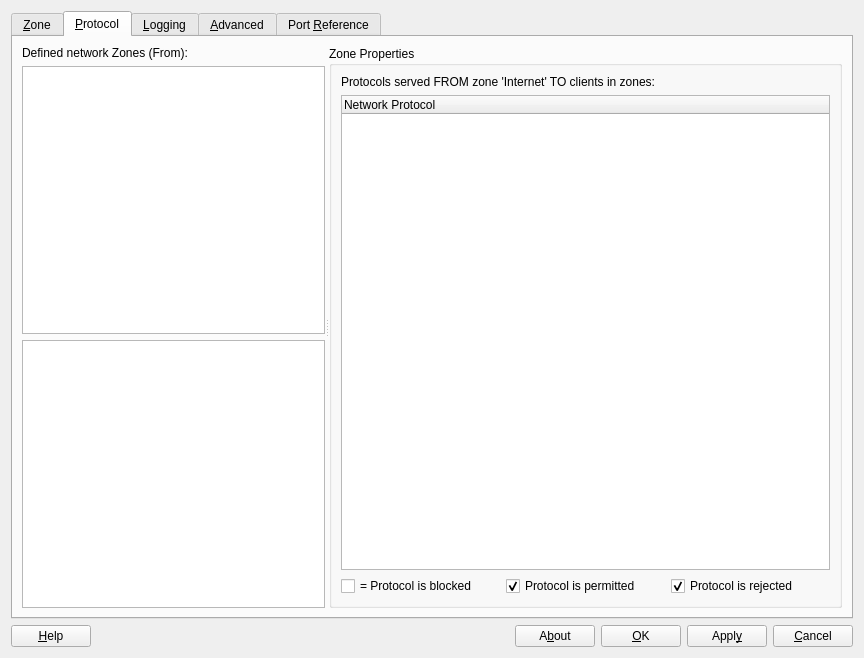
<?xml version="1.0" encoding="UTF-8"?>
<ui version="4.0">
 <class>GuardPuppyDialog</class>
 <widget class="QDialog" name="GuardPuppyDialog">
  <property name="geometry">
   <rect>
    <x>0</x>
    <y>0</y>
    <width>864</width>
    <height>658</height>
   </rect>
  </property>
  <property name="windowTitle">
   <string>Firewall Configuration - guardPuppy</string>
  </property>
  <layout class="QVBoxLayout" name="verticalLayout">
   <item>
    <widget class="QTabWidget" name="tabWidget">
     <property name="currentIndex">
      <number>1</number>
     </property>
     <widget class="QWidget" name="Zone">
      <attribute name="title">
       <string>&amp;Zone</string>
      </attribute>
      <layout class="QHBoxLayout" name="horizontalLayout_10">
       <item>
        <layout class="QVBoxLayout" name="verticalLayout_4">
         <item>
          <layout class="QHBoxLayout" name="horizontalLayout_9">
           <item>
            <widget class="QPushButton" name="pushButton_8">
             <property name="text">
              <string>Icon Holder</string>
             </property>
             <property name="autoDefault">
              <bool>false</bool>
             </property>
            </widget>
           </item>
           <item>
            <spacer name="horizontalSpacer_3">
             <property name="orientation">
              <enum>Qt::Horizontal</enum>
             </property>
             <property name="sizeHint" stdset="0">
              <size>
               <width>40</width>
               <height>20</height>
              </size>
             </property>
            </spacer>
           </item>
          </layout>
         </item>
         <item>
          <widget class="QLabel" name="label_6">
           <property name="text">
            <string>Defined Network Zones (From):</string>
           </property>
          </widget>
         </item>
         <item>
          <widget class="QScrollArea" name="scrollArea">
           <property name="widgetResizable">
            <bool>true</bool>
           </property>
           <widget class="QWidget" name="scrollAreaWidgetContents">
            <property name="geometry">
             <rect>
              <x>0</x>
              <y>0</y>
              <width>294</width>
              <height>467</height>
             </rect>
            </property>
            <layout class="QVBoxLayout" name="verticalLayout_5">
             <item>
              <widget class="QListWidget" name="zoneListWidget"/>
             </item>
            </layout>
           </widget>
          </widget>
         </item>
         <item>
          <widget class="QPushButton" name="newZonePushButton">
           <property name="text">
            <string>&amp;New Zone</string>
           </property>
          </widget>
         </item>
         <item>
          <widget class="QPushButton" name="deleteZonePushButton">
           <property name="text">
            <string>&amp;Delete Zone</string>
           </property>
          </widget>
         </item>
        </layout>
       </item>
       <item>
        <widget class="QGroupBox" name="groupBox">
         <property name="title">
          <string>Zone Properties</string>
         </property>
         <layout class="QVBoxLayout" name="verticalLayout_3">
          <item>
           <layout class="QHBoxLayout" name="horizontalLayout_8">
            <item>
             <layout class="QVBoxLayout" name="verticalLayout_2">
              <item>
               <layout class="QHBoxLayout" name="horizontalLayout_3">
                <item>
                 <widget class="QLabel" name="label">
                  <property name="text">
                   <string>Name:</string>
                  </property>
                 </widget>
                </item>
                <item>
                 <widget class="QLineEdit" name="zoneNameLineEdit">
                  <property name="text">
                   <string/>
                  </property>
                 </widget>
                </item>
               </layout>
              </item>
              <item>
               <layout class="QHBoxLayout" name="horizontalLayout_4">
                <item>
                 <widget class="QLabel" name="label_2">
                  <property name="text">
                   <string>Comment:</string>
                  </property>
                 </widget>
                </item>
                <item>
                 <spacer name="horizontalSpacer_2">
                  <property name="orientation">
                   <enum>Qt::Horizontal</enum>
                  </property>
                  <property name="sizeHint" stdset="0">
                   <size>
                    <width>40</width>
                    <height>20</height>
                   </size>
                  </property>
                 </spacer>
                </item>
               </layout>
              </item>
              <item>
               <widget class="QLineEdit" name="zoneCommentLineEdit">
                <property name="text">
                 <string>abcd</string>
                </property>
               </widget>
              </item>
              <item>
               <layout class="QHBoxLayout" name="horizontalLayout_5">
                <item>
                 <widget class="QLabel" name="label_3">
                  <property name="text">
                   <string>Zone Addresses</string>
                  </property>
                 </widget>
                </item>
                <item>
                 <widget class="Line" name="line">
                  <property name="orientation">
                   <enum>Qt::Horizontal</enum>
                  </property>
                 </widget>
                </item>
               </layout>
              </item>
              <item>
               <widget class="QListWidget" name="zoneAddressListBox">
                <property name="batchSize">
                 <number>50</number>
                </property>
               </widget>
              </item>
              <item>
               <layout class="QHBoxLayout" name="horizontalLayout_6">
                <item>
                 <widget class="QPushButton" name="newZoneAddressPushButton">
                  <property name="text">
                   <string>N&amp;ew Address</string>
                  </property>
                 </widget>
                </item>
                <item>
                 <widget class="QPushButton" name="deleteZoneAddressPushButton">
                  <property name="text">
                   <string>Dele&amp;te Address</string>
                  </property>
                 </widget>
                </item>
               </layout>
              </item>
              <item>
               <layout class="QHBoxLayout" name="horizontalLayout_28">
                <item>
                 <widget class="QPushButton" name="zoneFileImportPushButton">
                  <property name="text">
                   <string>Import from file</string>
                  </property>
                 </widget>
                </item>
               </layout>
              </item>
              <item>
               <layout class="QHBoxLayout" name="horizontalLayout_7">
                <item>
                 <widget class="QLabel" name="label_4">
                  <property name="text">
                   <string>Address:</string>
                  </property>
                 </widget>
                </item>
                <item>
                 <widget class="QLineEdit" name="zoneAddressLineEdit"/>
                </item>
               </layout>
              </item>
             </layout>
            </item>
            <item>
             <widget class="QTableWidget" name="zoneConnectionTableWidget">
              <property name="contextMenuPolicy">
               <enum>Qt::PreventContextMenu</enum>
              </property>
              <attribute name="horizontalHeaderVisible">
               <bool>false</bool>
              </attribute>
              <attribute name="horizontalHeaderCascadingSectionResizes">
               <bool>false</bool>
              </attribute>
              <attribute name="horizontalHeaderHighlightSections">
               <bool>false</bool>
              </attribute>
              <attribute name="horizontalHeaderMinimumSectionSize">
               <number>50</number>
              </attribute>
              <attribute name="horizontalHeaderStretchLastSection">
               <bool>true</bool>
              </attribute>
              <attribute name="verticalHeaderVisible">
               <bool>false</bool>
              </attribute>
              <attribute name="verticalHeaderDefaultSectionSize">
               <number>40</number>
              </attribute>
              <attribute name="verticalHeaderHighlightSections">
               <bool>false</bool>
              </attribute>
              <attribute name="verticalHeaderMinimumSectionSize">
               <number>40</number>
              </attribute>
              <attribute name="verticalHeaderStretchLastSection">
               <bool>false</bool>
              </attribute>
              <column>
               <property name="text">
                <string>Connection (To)</string>
               </property>
               <property name="background">
                <color alpha="252">
                 <red>0</red>
                 <green>0</green>
                 <blue>0</blue>
                </color>
               </property>
              </column>
             </widget>
            </item>
           </layout>
          </item>
          <item>
           <widget class="QLabel" name="label_5">
            <property name="text">
             <string>Addresses can be host names, network names or IP addresses.  Masks can be specified as network masks or a plain number.  e.g. 192.168.1.0/255.255.255.0 or 192.168.1.0/24</string>
            </property>
            <property name="wordWrap">
             <bool>true</bool>
            </property>
           </widget>
          </item>
         </layout>
        </widget>
       </item>
      </layout>
     </widget>
     <widget class="QWidget" name="protocol">
      <attribute name="title">
       <string>&amp;Protocol</string>
      </attribute>
      <layout class="QHBoxLayout" name="horizontalLayout_13">
       <item>
        <widget class="QSplitter" name="splitter">
         <property name="orientation">
          <enum>Qt::Horizontal</enum>
         </property>
         <widget class="QWidget" name="layoutWidget">
          <layout class="QVBoxLayout" name="verticalLayout_7">
           <item>
            <layout class="QHBoxLayout" name="horizontalLayout_12">
             <item>
              <widget class="QLabel" name="label_8">
               <property name="text">
                <string>Defined network Zones (From):</string>
               </property>
              </widget>
             </item>
            </layout>
           </item>
           <item>
            <widget class="QListWidget" name="protocolZoneListWidget"/>
           </item>
           <item>
            <widget class="QTextEdit" name="protocolTextEdit"/>
           </item>
          </layout>
         </widget>
         <widget class="QGroupBox" name="groupBox_2">
          <property name="title">
           <string>Zone Properties</string>
          </property>
          <layout class="QVBoxLayout" name="verticalLayout_6">
           <item>
            <widget class="QLabel" name="protocolZoneLabel">
             <property name="text">
              <string>Protocols served FROM zone 'Internet' TO clients in zones:</string>
             </property>
            </widget>
           </item>
           <item>
            <widget class="QTreeWidget" name="protocolTreeWidget">
             <property name="editTriggers">
              <set>QAbstractItemView::AllEditTriggers</set>
             </property>
             <property name="alternatingRowColors">
              <bool>true</bool>
             </property>
             <column>
              <property name="text">
               <string>Network Protocol</string>
              </property>
             </column>
            </widget>
           </item>
           <item>
            <layout class="QHBoxLayout" name="horizontalLayout_11">
             <item>
              <widget class="QCheckBox" name="checkBox">
               <property name="text">
                <string>= Protocol is blocked</string>
               </property>
              </widget>
             </item>
             <item>
              <widget class="QCheckBox" name="checkBox_2">
               <property name="text">
                <string>Protocol is permitted</string>
               </property>
               <property name="checked">
                <bool>true</bool>
               </property>
              </widget>
             </item>
             <item>
              <widget class="QCheckBox" name="checkBox_3">
               <property name="enabled">
                <bool>true</bool>
               </property>
               <property name="text">
                <string>Protocol is rejected</string>
               </property>
               <property name="checkable">
                <bool>true</bool>
               </property>
               <property name="checked">
                <bool>true</bool>
               </property>
               <property name="tristate">
                <bool>true</bool>
               </property>
              </widget>
             </item>
            </layout>
           </item>
          </layout>
         </widget>
        </widget>
       </item>
      </layout>
     </widget>
     <widget class="QWidget" name="logging">
      <attribute name="title">
       <string>&amp;Logging</string>
      </attribute>
      <layout class="QVBoxLayout" name="verticalLayout_15">
       <item>
        <widget class="QCheckBox" name="logDroppedPacketsCheckBox">
         <property name="text">
          <string>Log dropped packets</string>
         </property>
        </widget>
       </item>
       <item>
        <widget class="QCheckBox" name="logRejectPacketsCheckBox">
         <property name="text">
          <string>Log rejected packets</string>
         </property>
        </widget>
       </item>
       <item>
        <widget class="QLabel" name="label_9">
         <property name="text">
          <string>Note:  the options below do not apply to Linux kernels &lt;2.4</string>
         </property>
        </widget>
       </item>
       <item>
        <widget class="QCheckBox" name="logAbortedTcpCheckBox">
         <property name="text">
          <string>Log aborted TCP connections (half open scans)</string>
         </property>
        </widget>
       </item>
       <item>
        <widget class="QGroupBox" name="groupBox_3">
         <property name="title">
          <string>Rate Limiting</string>
         </property>
         <layout class="QGridLayout" name="gridLayout">
          <item row="0" column="0" colspan="4">
           <widget class="QCheckBox" name="logUserRateLimitCheckBox">
            <property name="text">
             <string>Rate limit logging</string>
            </property>
           </widget>
          </item>
          <item row="1" column="2">
           <widget class="QSpinBox" name="logRateSpinBox"/>
          </item>
          <item row="1" column="3">
           <widget class="QLabel" name="label_12">
            <property name="text">
             <string>packets per </string>
            </property>
           </widget>
          </item>
          <item row="2" column="2">
           <widget class="QSpinBox" name="logBurstSpinBox"/>
          </item>
          <item row="2" column="3">
           <widget class="QLabel" name="label_13">
            <property name="text">
             <string>Packets</string>
            </property>
           </widget>
          </item>
          <item row="3" column="0" colspan="4">
           <widget class="QCheckBox" name="logWarnRateLimitCheckBox">
            <property name="text">
             <string>Warn when limiting</string>
            </property>
           </widget>
          </item>
          <item row="4" column="0" colspan="3">
           <widget class="QLabel" name="label_14">
            <property name="text">
             <string>Warning Rate:</string>
            </property>
           </widget>
          </item>
          <item row="1" column="1">
           <widget class="QLabel" name="label_10">
            <property name="text">
             <string>Rate:</string>
            </property>
           </widget>
          </item>
          <item row="2" column="1">
           <widget class="QLabel" name="label_11">
            <property name="text">
             <string>Burst:</string>
            </property>
           </widget>
          </item>
          <item row="5" column="0">
           <spacer name="verticalSpacer_2">
            <property name="orientation">
             <enum>Qt::Vertical</enum>
            </property>
            <property name="sizeHint" stdset="0">
             <size>
              <width>20</width>
              <height>40</height>
             </size>
            </property>
           </spacer>
          </item>
          <item row="5" column="2">
           <widget class="QSpinBox" name="logWarnRateLimitSpinBox"/>
          </item>
          <item row="5" column="3">
           <widget class="QLabel" name="label_15">
            <property name="text">
             <string>per</string>
            </property>
           </widget>
          </item>
          <item row="5" column="4">
           <widget class="QComboBox" name="logWarnRateUnitComboBox">
            <item>
             <property name="text">
              <string>Second</string>
             </property>
            </item>
            <item>
             <property name="text">
              <string>Minute</string>
             </property>
            </item>
            <item>
             <property name="text">
              <string>Hour</string>
             </property>
            </item>
            <item>
             <property name="text">
              <string>Day</string>
             </property>
            </item>
           </widget>
          </item>
          <item row="1" column="4">
           <widget class="QComboBox" name="logRateUnitComboBox">
            <item>
             <property name="text">
              <string>Second</string>
             </property>
            </item>
            <item>
             <property name="text">
              <string>Minute</string>
             </property>
            </item>
            <item>
             <property name="text">
              <string>Hour</string>
             </property>
            </item>
            <item>
             <property name="text">
              <string>Day</string>
             </property>
            </item>
           </widget>
          </item>
          <item row="1" column="5">
           <spacer name="horizontalSpacer_5">
            <property name="orientation">
             <enum>Qt::Horizontal</enum>
            </property>
            <property name="sizeHint" stdset="0">
             <size>
              <width>40</width>
              <height>20</height>
             </size>
            </property>
           </spacer>
          </item>
         </layout>
        </widget>
       </item>
       <item>
        <layout class="QHBoxLayout" name="horizontalLayout_27">
         <item>
          <layout class="QGridLayout" name="gridLayout_2">
           <item row="0" column="0">
            <widget class="QCheckBox" name="logIpOptionsCheckBox">
             <property name="text">
              <string>Log IP Options</string>
             </property>
            </widget>
           </item>
           <item row="0" column="1" colspan="2">
            <widget class="QCheckBox" name="logTcpSequenceCheckBox">
             <property name="text">
              <string>Log TCP sequence Numbers</string>
             </property>
            </widget>
           </item>
           <item row="1" column="0">
            <widget class="QCheckBox" name="logTcpOptionsCheckBox">
             <property name="text">
              <string>Log TCP Options</string>
             </property>
            </widget>
           </item>
           <item row="1" column="1">
            <widget class="QLabel" name="label_16">
             <property name="text">
              <string>Logging Priority:</string>
             </property>
            </widget>
           </item>
           <item row="1" column="2">
            <widget class="QComboBox" name="logLevelComboBox">
             <item>
              <property name="text">
               <string>Emergency</string>
              </property>
             </item>
             <item>
              <property name="text">
               <string>Alert</string>
              </property>
             </item>
             <item>
              <property name="text">
               <string>Critical</string>
              </property>
             </item>
             <item>
              <property name="text">
               <string>Error</string>
              </property>
             </item>
             <item>
              <property name="text">
               <string>Warning</string>
              </property>
             </item>
             <item>
              <property name="text">
               <string>Notice</string>
              </property>
             </item>
             <item>
              <property name="text">
               <string>Information</string>
              </property>
             </item>
             <item>
              <property name="text">
               <string>Debug</string>
              </property>
             </item>
            </widget>
           </item>
          </layout>
         </item>
         <item>
          <spacer name="horizontalSpacer_8">
           <property name="orientation">
            <enum>Qt::Horizontal</enum>
           </property>
           <property name="sizeHint" stdset="0">
            <size>
             <width>40</width>
             <height>20</height>
            </size>
           </property>
          </spacer>
         </item>
        </layout>
       </item>
       <item>
        <spacer name="verticalSpacer">
         <property name="orientation">
          <enum>Qt::Vertical</enum>
         </property>
         <property name="sizeHint" stdset="0">
          <size>
           <width>20</width>
           <height>220</height>
          </size>
         </property>
        </spacer>
       </item>
      </layout>
     </widget>
     <widget class="QWidget" name="advanced">
      <attribute name="title">
       <string>&amp;Advanced</string>
      </attribute>
      <layout class="QVBoxLayout" name="verticalLayout_13">
       <item>
        <layout class="QHBoxLayout" name="horizontalLayout_18">
         <item>
          <layout class="QVBoxLayout" name="verticalLayout_9">
           <item>
            <widget class="QCheckBox" name="showAdvancedProtocolHelpCheckBox">
             <property name="text">
              <string>Show advanced protocol help</string>
             </property>
            </widget>
           </item>
           <item>
            <layout class="QHBoxLayout" name="horizontalLayout_17">
             <property name="spacing">
              <number>0</number>
             </property>
             <item>
              <widget class="QLabel" name="label_17">
               <property name="text">
                <string>Local Dynamic Port Range:</string>
               </property>
              </widget>
             </item>
             <item>
              <widget class="QSpinBox" name="localPortRangeLowSpinBox">
               <property name="maximum">
                <number>65535</number>
               </property>
              </widget>
             </item>
             <item>
              <widget class="QSpinBox" name="localPortRangeHighSpinBox">
               <property name="maximum">
                <number>65535</number>
               </property>
              </widget>
             </item>
            </layout>
           </item>
           <item>
            <widget class="QCheckBox" name="allowTcpTimeStampsCheckBox">
             <property name="text">
              <string>Allow TCP timestamps</string>
             </property>
            </widget>
           </item>
           <item>
            <widget class="QCheckBox" name="disableFirewallCheckBox">
             <property name="text">
              <string>Disable firewall</string>
             </property>
            </widget>
           </item>
           <item>
            <widget class="QCheckBox" name="blockEverythingCheckBox">
             <property name="text">
              <string>Block Everything</string>
             </property>
            </widget>
           </item>
           <item>
            <spacer name="verticalSpacer_3">
             <property name="orientation">
              <enum>Qt::Vertical</enum>
             </property>
             <property name="sizeType">
              <enum>QSizePolicy::Minimum</enum>
             </property>
             <property name="sizeHint" stdset="0">
              <size>
               <width>20</width>
               <height>40</height>
              </size>
             </property>
            </spacer>
           </item>
          </layout>
         </item>
         <item>
          <widget class="QGroupBox" name="groupBox_4">
           <property name="title">
            <string>DHCP</string>
           </property>
           <layout class="QVBoxLayout" name="verticalLayout_8">
            <item>
             <layout class="QHBoxLayout" name="horizontalLayout_15">
              <property name="spacing">
               <number>0</number>
              </property>
              <property name="sizeConstraint">
               <enum>QLayout::SetMinimumSize</enum>
              </property>
              <item>
               <widget class="QCheckBox" name="enableDhcpCheckBox">
                <property name="text">
                 <string>Enable DHCP on interfaces:</string>
                </property>
               </widget>
              </item>
              <item>
               <widget class="QLineEdit" name="dhcpInterfaceNameLineEdit"/>
              </item>
             </layout>
            </item>
            <item>
             <layout class="QHBoxLayout" name="horizontalLayout_16">
              <item>
               <widget class="QCheckBox" name="enableDhcpdCheckBox">
                <property name="text">
                 <string>Enable DHCP server on interfaces:</string>
                </property>
               </widget>
              </item>
              <item>
               <widget class="QLineEdit" name="dhcpdInterfaceNameLineEdit"/>
              </item>
             </layout>
            </item>
            <item>
             <widget class="QPushButton" name="advRestoreFactoryDefaultsPushButton">
              <property name="text">
               <string>Restore to &amp;factory defaults...</string>
              </property>
             </widget>
            </item>
           </layout>
          </widget>
         </item>
        </layout>
       </item>
       <item>
        <layout class="QHBoxLayout" name="horizontalLayout_25">
         <item>
          <widget class="QGroupBox" name="groupBox_5">
           <property name="title">
            <string>User Defined Protocols</string>
           </property>
           <layout class="QVBoxLayout" name="verticalLayout_10">
            <item>
             <widget class="QTreeView" name="userDefinedProtocolTreeView">
              <property name="editTriggers">
               <set>QAbstractItemView::DoubleClicked</set>
              </property>
              <property name="alternatingRowColors">
               <bool>true</bool>
              </property>
              <property name="selectionMode">
               <enum>QAbstractItemView::SingleSelection</enum>
              </property>
              <property name="selectionBehavior">
               <enum>QAbstractItemView::SelectRows</enum>
              </property>
              <property name="allColumnsShowFocus">
               <bool>true</bool>
              </property>
              <attribute name="headerDefaultSectionSize">
               <number>120</number>
              </attribute>
             </widget>
            </item>
            <item>
             <layout class="QHBoxLayout" name="horizontalLayout_19">
              <item>
               <widget class="QPushButton" name="newUserDefinedProtocolPushButton">
                <property name="text">
                 <string>New Protocol</string>
                </property>
               </widget>
              </item>
              <item>
               <widget class="QPushButton" name="deleteUserDefinedProtocolPushButton">
                <property name="text">
                 <string>Delete Protocol</string>
                </property>
               </widget>
              </item>
             </layout>
            </item>
            <item>
             <layout class="QHBoxLayout" name="horizontalLayout_14">
              <item>
               <widget class="QPushButton" name="NewPortRangePushButton">
                <property name="text">
                 <string>New Port Range</string>
                </property>
               </widget>
              </item>
              <item>
               <widget class="QPushButton" name="deletePortRangePushButton">
                <property name="text">
                 <string>Delete Port Range</string>
                </property>
               </widget>
              </item>
             </layout>
            </item>
           </layout>
          </widget>
         </item>
         <item>
          <layout class="QVBoxLayout" name="verticalLayout_12"/>
         </item>
         <item>
          <widget class="QGroupBox" name="groupBox_6">
           <property name="sizePolicy">
            <sizepolicy hsizetype="Minimum" vsizetype="Preferred">
             <horstretch>0</horstretch>
             <verstretch>0</verstretch>
            </sizepolicy>
           </property>
           <property name="title">
            <string>Import/Export</string>
           </property>
           <layout class="QVBoxLayout" name="verticalLayout_11">
            <item>
             <layout class="QHBoxLayout" name="horizontalLayout_23">
              <item>
               <widget class="QLabel" name="label_22">
                <property name="maximumSize">
                 <size>
                  <width>200</width>
                  <height>16777215</height>
                 </size>
                </property>
                <property name="text">
                 <string>Description:</string>
                </property>
               </widget>
              </item>
              <item>
               <spacer name="horizontalSpacer_4">
                <property name="orientation">
                 <enum>Qt::Horizontal</enum>
                </property>
                <property name="sizeType">
                 <enum>QSizePolicy::Minimum</enum>
                </property>
                <property name="sizeHint" stdset="0">
                 <size>
                  <width>40</width>
                  <height>20</height>
                 </size>
                </property>
               </spacer>
              </item>
             </layout>
            </item>
            <item>
             <widget class="QTextEdit" name="descriptionEdit">
              <property name="sizePolicy">
               <sizepolicy hsizetype="Minimum" vsizetype="Expanding">
                <horstretch>0</horstretch>
                <verstretch>0</verstretch>
               </sizepolicy>
              </property>
              <property name="maximumSize">
               <size>
                <width>250</width>
                <height>16777215</height>
               </size>
              </property>
             </widget>
            </item>
            <item>
             <widget class="QPushButton" name="advImportPushButton">
              <property name="maximumSize">
               <size>
                <width>200</width>
                <height>16777215</height>
               </size>
              </property>
              <property name="text">
               <string>&amp;Import...</string>
              </property>
             </widget>
            </item>
            <item>
             <widget class="QPushButton" name="advExportPushButton">
              <property name="maximumSize">
               <size>
                <width>200</width>
                <height>16777215</height>
               </size>
              </property>
              <property name="text">
               <string>&amp;Export ...</string>
              </property>
             </widget>
            </item>
           </layout>
          </widget>
         </item>
        </layout>
       </item>
      </layout>
     </widget>
     <widget class="QWidget" name="portReference">
      <attribute name="title">
       <string>Port &amp;Reference</string>
      </attribute>
      <layout class="QVBoxLayout" name="verticalLayout_14">
       <item>
        <layout class="QHBoxLayout" name="horizontalLayout_26">
         <item>
          <widget class="QLabel" name="label_23">
           <property name="text">
            <string>Port:</string>
           </property>
          </widget>
         </item>
         <item>
          <widget class="QLineEdit" name="lineEdit_7"/>
         </item>
         <item>
          <widget class="QPushButton" name="pushButton_16">
           <property name="text">
            <string>&amp;Query</string>
           </property>
          </widget>
         </item>
         <item>
          <spacer name="horizontalSpacer_7">
           <property name="orientation">
            <enum>Qt::Horizontal</enum>
           </property>
           <property name="sizeHint" stdset="0">
            <size>
             <width>40</width>
             <height>20</height>
            </size>
           </property>
          </spacer>
         </item>
        </layout>
       </item>
       <item>
        <widget class="QTextEdit" name="textEdit_4"/>
       </item>
      </layout>
     </widget>
    </widget>
   </item>
   <item>
    <layout class="QHBoxLayout" name="horizontalLayout_2">
     <item>
      <widget class="QPushButton" name="pushButton">
       <property name="text">
        <string>&amp;Help</string>
       </property>
      </widget>
     </item>
     <item>
      <spacer name="horizontalSpacer">
       <property name="orientation">
        <enum>Qt::Horizontal</enum>
       </property>
       <property name="sizeHint" stdset="0">
        <size>
         <width>40</width>
         <height>20</height>
        </size>
       </property>
      </spacer>
     </item>
     <item>
      <layout class="QHBoxLayout" name="horizontalLayout">
       <item>
        <widget class="QPushButton" name="aboutPushButton">
         <property name="text">
          <string>A&amp;bout</string>
         </property>
        </widget>
       </item>
       <item>
        <widget class="QPushButton" name="okayPushButton">
         <property name="text">
          <string>&amp;OK</string>
         </property>
        </widget>
       </item>
       <item>
        <widget class="QPushButton" name="applyPushButton">
         <property name="text">
          <string>Appl&amp;y</string>
         </property>
        </widget>
       </item>
       <item>
        <widget class="QPushButton" name="cancelPushButton">
         <property name="text">
          <string>&amp;Cancel</string>
         </property>
        </widget>
       </item>
      </layout>
     </item>
    </layout>
   </item>
  </layout>
 </widget>
 <resources/>
 <connections/>
</ui>
